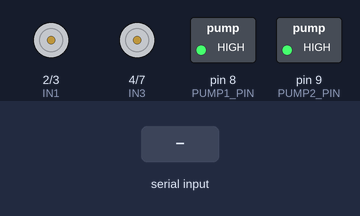
This sketch was run on a simulated Arduino Uno, built with avr-gcc and run on an emulated ATmega328P. On the bench: motor-driver pin pairs drawn as motors (green arrow = first pin HIGH = forward, orange = second pin HIGH = backward, longer = more drive, scaled by the enable pin), switched loads named in the sketch (green lamp = pin HIGH). The inputs (shaded band) are chosen by the test bench. What the sketch prints to the serial monitor is not drawn.

Above: at 1.2 s.
1.3 s: "F" received over Serial
At 2.0 s:
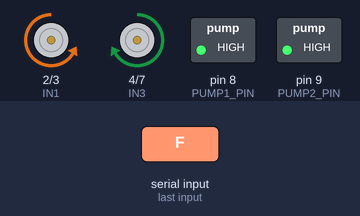
2.8 s: "B" received over Serial
At 3.1 s:
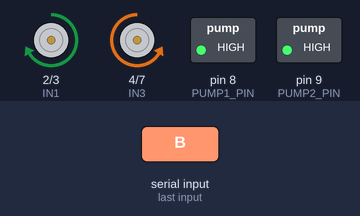
4.3 s: "L" received over Serial
At 5.5 s:
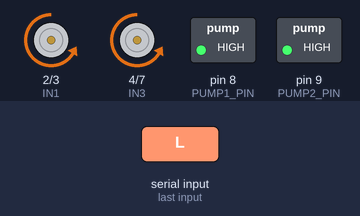
5.8 s: "R" received over Serial
At 6.6 s:
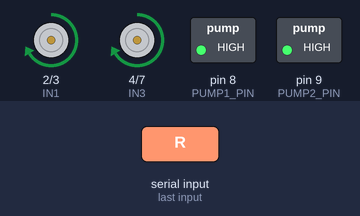
7.3 s: "P" received over Serial
At 7.7 s:
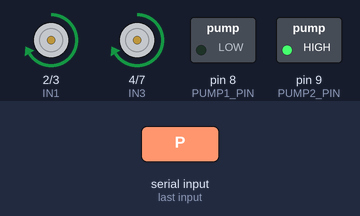
8.8 s: "S" received over Serial
At 10.1 s:
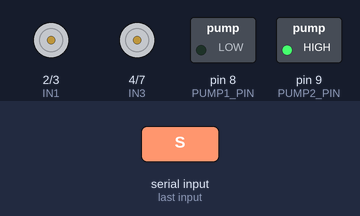
Timing chart, 0 to 11.3 s (numbered marks = the images above; inputs shaded):
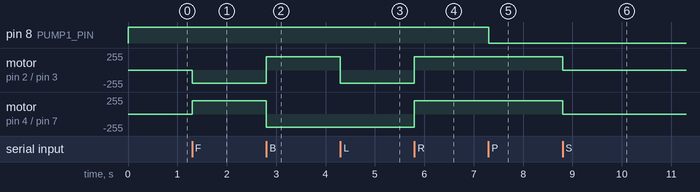

The sketch:

arduino_motor_controller.ino
```cpp
// === Arduino UNO: Motor + Pump Controller (Controlled by ESP32) ===

// === Motor Driver Pin Configuration ===
const int IN1 = 2;
const int IN2 = 3;
const int ENA = 5;
const int IN3 = 4;
const int IN4 = 7;
const int ENB = 6;

// === Pump Relay Pin Configuration ===
const int PUMP1_PIN = 8;
const int PUMP2_PIN = 9;

// === UNO Setup ===
void setup() {
    Serial.begin(9600);

    pinMode(IN1, OUTPUT);
    pinMode(IN2, OUTPUT);
    pinMode(ENA, OUTPUT);
    pinMode(IN3, OUTPUT);
    pinMode(IN4, OUTPUT);
    pinMode(ENB, OUTPUT);

    pinMode(PUMP1_PIN, OUTPUT);
    pinMode(PUMP2_PIN, OUTPUT);

    stopMotors();
    digitalWrite(PUMP1_PIN, HIGH);
    digitalWrite(PUMP2_PIN, HIGH);

    Serial.println("UNO ready: Motors + Pumps Controller");
}

// === Listening for Commands from ESP32 ===
void loop() {
    if (Serial.available()) {
        char cmd = Serial.read();

        switch (cmd) {
            case 'F': forward(200); break;
            case 'B': backward(200); break;
            case 'L': leftTurn(200); break;
            case 'R': rightTurn(200); break;
            case 'S': stopMotors(); break;

            case 'P': digitalWrite(PUMP1_PIN, LOW); break;
            case 'p': digitalWrite(PUMP1_PIN, HIGH); break;
            case 'Q': digitalWrite(PUMP2_PIN, LOW); break;
            case 'q': digitalWrite(PUMP2_PIN, HIGH); break;
        }
    }
}

// === Motor Movement: Forward ===
void forward(uint8_t speed) {
    digitalWrite(IN1, LOW);
    digitalWrite(IN2, HIGH);
    analogWrite(ENA, speed);

    digitalWrite(IN3, HIGH);
    digitalWrite(IN4, LOW);
    analogWrite(ENB, speed);
}

// === Motor Movement: Backward ===
void backward(uint8_t speed) {
    digitalWrite(IN1, HIGH);
    digitalWrite(IN2, LOW);
    analogWrite(ENA, speed);

    digitalWrite(IN3, LOW);
    digitalWrite(IN4, HIGH);
    analogWrite(ENB, speed);
}

// === Motor Movement: Turn Right (Pivot) ===
void rightTurn(uint8_t speed) {
    digitalWrite(IN1, HIGH);
    digitalWrite(IN2, LOW);
    analogWrite(ENA, speed);

    digitalWrite(IN3, HIGH);
    digitalWrite(IN4, LOW);
    analogWrite(ENB, speed);
}

// === Motor Movement: Turn Left (Pivot) ===
void leftTurn(uint8_t speed) {
    digitalWrite(IN1, LOW);
    digitalWrite(IN2, HIGH);
    analogWrite(ENA, speed);

    digitalWrite(IN3, LOW);
    digitalWrite(IN4, HIGH);
    analogWrite(ENB, speed);
}

// === Motor Stop Function ===
void stopMotors() {
    digitalWrite(IN1, LOW);
    digitalWrite(IN2, LOW);
    digitalWrite(IN3, LOW);
    digitalWrite(IN4, LOW);

    analogWrite(ENA, 0);
    analogWrite(ENB, 0);
}
```

Measured:
- after the input at 1.3 s, motor on pin 2 (IN1) / pin 3 (IN2): stopped → backward 200/255 at once; motor on pin 4 (IN3) / pin 7 (IN4): stopped → forward 200/255 at once
- after the input at 2.8 s, motor on pin 2 (IN1) / pin 3 (IN2): backward 200/255 → forward 200/255 at once; motor on pin 4 (IN3) / pin 7 (IN4): forward 200/255 → backward 200/255 at once
- after the input at 4.3 s, motor on pin 2 (IN1) / pin 3 (IN2): forward 200/255 → backward 200/255 at once
- after the input at 5.8 s, motor on pin 2 (IN1) / pin 3 (IN2), motor on pin 4 (IN3) / pin 7 (IN4): backward 200/255 → forward 200/255 at once
- after the input at 7.3 s, pin 8 (PUMP1_PIN): HIGH → LOW at once
- after the input at 8.8 s, motor on pin 2 (IN1) / pin 3 (IN2), motor on pin 4 (IN3) / pin 7 (IN4): forward 200/255 → stopped at once
